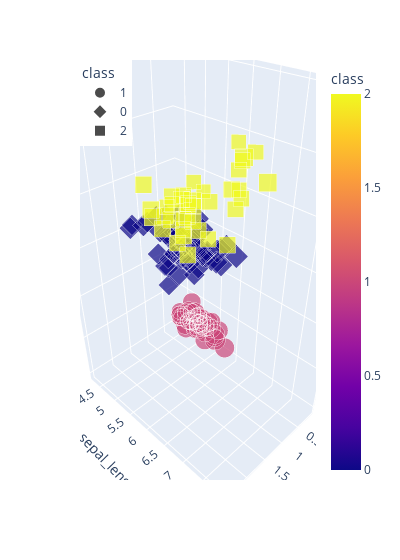

Notebook code for this chart:
### Code cell
# Plotting the clusters with three features
fig = px.scatter_3d(iris_df, x="petal_width", y="sepal_length", z="petal_length", color="class", symbol="class", size="sepal_width",width=400)
fig.update_layout(legend=dict(x=0,y=1))
fig.show()

### Figure 1 — Plotly figure (JSON) as saved in the notebook; plotly's stock layout.template omitted (floating-point values rounded to 4 significant figures)
{"data": [{"hovertemplate": "class=%{marker.color}<br>petal_width=%{x}<br>sepal_length=%{y}<br>petal_length=%{z}<br>sepal_width=%{marker.size}<extra></extra>", "legendgroup": "1", "marker": {"color": [1, 1, 1, 1, 1, 1, 1, 1, 1, 1, 1, 1, 1, 1, 1, 1, 1, 1, 1, 1, 1, 1, 1, 1, 1, 1, 1, 1, 1, 1, 1, 1, 1, 1, 1, 1, 1, 1, 1, 1, 1, 1, 1, 1, 1, 1, 1, 1, 1, 1], "coloraxis": "coloraxis", "size": [3.5, 3, 3.2, 3.1, 3.6, 3.9, 3.4, 3.4, 2.9, 3.1, 3.7, 3.4, 3, 3, 4, 4.4, 3.9, 3.5, 3.8, 3.8, 3.4, 3.7, 3.6, 3.3, 3.4, 3, 3.4, 3.5, 3.4, 3.2, 3.1, 3.4, 4.1, 4.2, 3.1, 3.2, 3.5, 3.1, 3, 3.4, 3.5, 2.3, 3.2, 3.5, 3.8, 3, 3.8, 3.2, 3.7, 3.3], "sizemode": "area", "sizeref": 0.011, "symbol": "circle"}, "mode": "markers", "name": "1", "scene": "scene", "showlegend": true, "type": "scatter3d", "x": [0.2, 0.2, 0.2, 0.2, 0.2, 0.4, 0.3, 0.2, 0.2, 0.1, 0.2, 0.2, 0.1, 0.1, 0.2, 0.4, 0.4, 0.3, 0.3, 0.3, 0.2, 0.4, 0.2, 0.5, 0.2, 0.2, 0.4, 0.2, 0.2, 0.2, 0.2, 0.4, 0.1, 0.2, 0.1, 0.2, 0.2, 0.1, 0.2, 0.2, 0.3, 0.3, 0.2, 0.6, 0.4, 0.3, 0.2, 0.2, 0.2, 0.2], "y": [5.1, 4.9, 4.7, 4.6, 5, 5.4, 4.6, 5, 4.4, 4.9, 5.4, 4.8, 4.8, 4.3, 5.8, 5.7, 5.4, 5.1, 5.7, 5.1, 5.4, 5.1, 4.6, 5.1, 4.8, 5, 5, 5.2, 5.2, 4.7, 4.8, 5.4, 5.2, 5.5, 4.9, 5, 5.5, 4.9, 4.4, 5.1, 5, 4.5, 4.4, 5, 5.1, 4.8, 5.1, 4.6, 5.3, 5], "z": [1.4, 1.4, 1.3, 1.5, 1.4, 1.7, 1.4, 1.5, 1.4, 1.5, 1.5, 1.6, 1.4, 1.1, 1.2, 1.5, 1.3, 1.4, 1.7, 1.5, 1.7, 1.5, 1, 1.7, 1.9, 1.6, 1.6, 1.5, 1.4, 1.6, 1.6, 1.5, 1.5, 1.4, 1.5, 1.2, 1.3, 1.5, 1.3, 1.5, 1.3, 1.3, 1.3, 1.6, 1.9, 1.4, 1.6, 1.4, 1.5, 1.4]}, {"hovertemplate": "class=%{marker.color}<br>petal_width=%{x}<br>sepal_length=%{y}<br>petal_length=%{z}<br>sepal_width=%{marker.size}<extra></extra>", "legendgroup": "0", "marker": {"color": [0, 0, 0, 0, 0, 0, 0, 0, 0, 0, 0, 0, 0, 0, 0, 0, 0, 0, 0, 0, 0, 0, 0, 0, 0, 0, 0, 0, 0, 0, 0, 0, 0, 0, 0, 0, 0, 0, 0, 0, 0, 0, 0, 0, 0, 0, 0, 0, 0, 0, 0, 0, 0, 0, 0, 0, 0, 0, 0, 0, 0, 0], "coloraxis": "coloraxis", "size": [3.2, 3.2, 2.3, 2.8, 2.8, 3.3, 2.4, 2.9, 2.7, 2, 3, 2.2, 2.9, 2.9, 3.1, 3, 2.7, 2.2, 2.5, 3.2, 2.8, 2.5, 2.8, 2.9, 3, 2.8, 2.9, 2.6, 2.4, 2.4, 2.7, 2.7, 3, 3.4, 3.1, 2.3, 3, 2.5, 2.6, 3, 2.6, 2.3, 2.7, 3, 2.9, 2.9, 2.5, 2.8, 2.7, 2.5, 2.5, 2.8, 2.2, 2.8, 2.7, 2.8, 3, 2.8, 3, 2.7, 2.5, 3], "sizemode": "area", "sizeref": 0.011, "symbol": "diamond"}, "mode": "markers", "name": "0", "scene": "scene", "showlegend": true, "type": "scatter3d", "x": [1.4, 1.5, 1.3, 1.5, 1.3, 1.6, 1, 1.3, 1.4, 1, 1.5, 1, 1.4, 1.3, 1.4, 1.5, 1, 1.5, 1.1, 1.8, 1.3, 1.5, 1.2, 1.3, 1.4, 1.4, 1.5, 1, 1.1, 1, 1.2, 1.6, 1.5, 1.6, 1.5, 1.3, 1.3, 1.3, 1.2, 1.4, 1.2, 1, 1.3, 1.2, 1.3, 1.3, 1.1, 1.3, 1.9, 1.7, 2, 2.4, 1.5, 2, 1.8, 1.8, 1.8, 1.5, 1.8, 1.9, 1.9, 1.8], "y": [7, 6.4, 5.5, 6.5, 5.7, 6.3, 4.9, 6.6, 5.2, 5, 5.9, 6, 6.1, 5.6, 6.7, 5.6, 5.8, 6.2, 5.6, 5.9, 6.1, 6.3, 6.1, 6.4, 6.6, 6.8, 6, 5.7, 5.5, 5.5, 5.8, 6, 5.4, 6, 6.7, 6.3, 5.6, 5.5, 5.5, 6.1, 5.8, 5, 5.6, 5.7, 5.7, 6.2, 5.1, 5.7, 5.8, 4.9, 5.7, 5.8, 6, 5.6, 6.3, 6.2, 6.1, 6.3, 6, 5.8, 6.3, 5.9], "z": [4.7, 4.5, 4, 4.6, 4.5, 4.7, 3.3, 4.6, 3.9, 3.5, 4.2, 4, 4.7, 3.6, 4.4, 4.5, 4.1, 4.5, 3.9, 4.8, 4, 4.9, 4.7, 4.3, 4.4, 4.8, 4.5, 3.5, 3.8, 3.7, 3.9, 5.1, 4.5, 4.5, 4.7, 4.4, 4.1, 4, 4.4, 4.6, 4, 3.3, 4.2, 4.2, 4.2, 4.3, 3, 4.1, 5.1, 4.5, 5, 5.1, 5, 4.9, 4.9, 4.8, 4.9, 5.1, 4.8, 5.1, 5, 5.1]}, {"hovertemplate": "class=%{marker.color}<br>petal_width=%{x}<br>sepal_length=%{y}<br>petal_length=%{z}<br>sepal_width=%{marker.size}<extra></extra>", "legendgroup": "2", "marker": {"color": [2, 2, 2, 2, 2, 2, 2, 2, 2, 2, 2, 2, 2, 2, 2, 2, 2, 2, 2, 2, 2, 2, 2, 2, 2, 2, 2, 2, 2, 2, 2, 2, 2, 2, 2, 2, 2, 2], "coloraxis": "coloraxis", "size": [3.1, 3, 3.3, 3, 2.9, 3, 3, 2.9, 2.5, 3.6, 3.2, 2.7, 3, 3.2, 3, 3.8, 2.6, 3.2, 2.8, 3.3, 3.2, 2.8, 3, 2.8, 3.8, 2.8, 2.6, 3, 3.4, 3.1, 3.1, 3.1, 3.1, 3.2, 3.3, 3, 3, 3.4], "sizemode": "area", "sizeref": 0.011, "symbol": "square"}, "mode": "markers", "name": "2", "scene": "scene", "showlegend": true, "type": "scatter3d", "x": [1.5, 1.7, 2.5, 2.1, 1.8, 2.2, 2.1, 1.8, 1.8, 2.5, 2, 1.9, 2.1, 2.3, 1.8, 2.2, 2.3, 2.3, 2, 2.1, 1.8, 2.1, 1.6, 1.9, 2, 2.2, 1.4, 2.3, 2.4, 1.8, 2.1, 2.4, 2.3, 2.3, 2.5, 2.3, 2, 2.3], "y": [6.9, 6.7, 6.3, 7.1, 6.3, 6.5, 7.6, 7.3, 6.7, 7.2, 6.5, 6.4, 6.8, 6.4, 6.5, 7.7, 7.7, 6.9, 7.7, 6.7, 7.2, 6.4, 7.2, 7.4, 7.9, 6.4, 6.1, 7.7, 6.3, 6.4, 6.9, 6.7, 6.9, 6.8, 6.7, 6.7, 6.5, 6.2], "z": [4.9, 5, 6, 5.9, 5.6, 5.8, 6.6, 6.3, 5.8, 6.1, 5.1, 5.3, 5.5, 5.3, 5.5, 6.7, 6.9, 5.7, 6.7, 5.7, 6, 5.6, 5.8, 6.1, 6.4, 5.6, 5.6, 6.1, 5.6, 5.5, 5.4, 5.6, 5.1, 5.9, 5.7, 5.2, 5.2, 5.4]}], "layout": {"coloraxis": {"colorbar": {"title": {"text": "class"}}, "colorscale": [[0, "#0d0887"], [0.1111, "#46039f"], [0.2222, "#7201a8"], [0.3333, "#9c179e"], [0.4444, "#bd3786"], [0.5556, "#d8576b"], [0.6667, "#ed7953"], [0.7778, "#fb9f3a"], [0.8889, "#fdca26"], [1, "#f0f921"]]}, "legend": {"itemsizing": "constant", "title": {"text": "class"}, "tracegroupgap": 0, "x": 0, "y": 1}, "margin": {"t": 60}, "scene": {"domain": {"x": [0, 1], "y": [0, 1]}, "xaxis": {"title": {"text": "petal_width"}}, "yaxis": {"title": {"text": "sepal_length"}}, "zaxis": {"title": {"text": "petal_length"}}}, "width": 400}}
